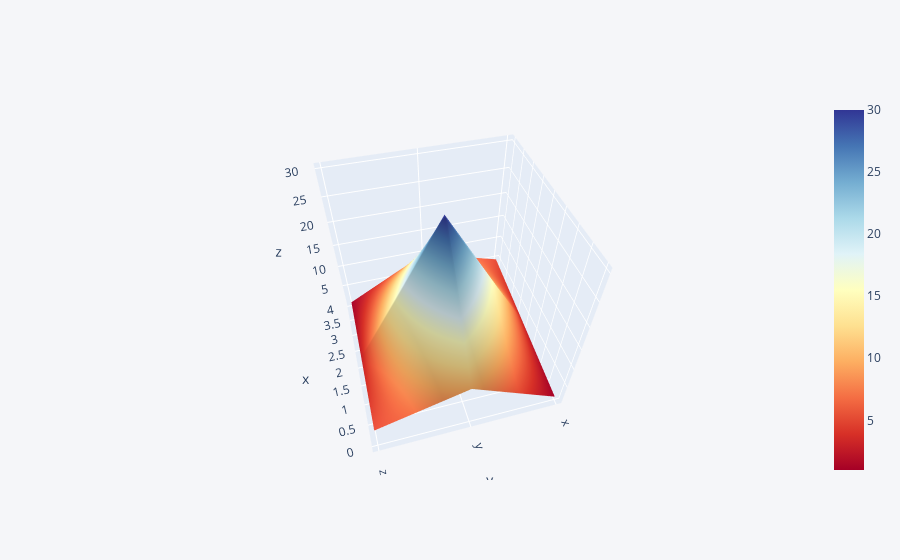

Notebook code for this chart:
### Code cell
df3.iplot(kind='surface',colorscale='rdylbu')

### Figure 1 — Plotly figure (JSON) as saved in the notebook; plotly's stock layout.template omitted (floating-point values rounded to 4 significant figures)
{"data": [{"colorscale": [[0, "rgb(165,0,38)"], [0.1, "rgb(215,48,39)"], [0.2, "rgb(244,109,67)"], [0.3, "rgb(253,174,97)"], [0.4, "rgb(254,224,144)"], [0.5, "rgb(255,255,191)"], [0.6, "rgb(224,243,248)"], [0.7, "rgb(171,217,233)"], [0.8, "rgb(116,173,209)"], [0.9, "rgb(69,117,180)"], [1, "rgb(49,54,149)"]], "type": "surface", "x": [0, 1, 2, 3, 4], "y": ["x", "y", "z"], "z": [[1, 2, 3, 4, 5], [10, 20, 30, 20, 10], [5, 4, 3, 2, 1]]}], "layout": {"autosize": true, "legend": {"bgcolor": "#F5F6F9", "font": {"color": "#4D5663"}}, "paper_bgcolor": "#F5F6F9", "plot_bgcolor": "#F5F6F9", "scene": {"aspectmode": "auto", "aspectratio": {"x": 1, "y": 1, "z": 1}, "camera": {"center": {"x": 0, "y": 0, "z": 0}, "eye": {"x": -1.49, "y": 0.4115, "z": 1.682}, "projection": {"type": "perspective"}, "up": {"x": 0, "y": 0, "z": 1}}}, "title": {"font": {"color": "#4D5663"}}, "xaxis": {"gridcolor": "#E1E5ED", "showgrid": true, "tickfont": {"color": "#4D5663"}, "title": {"font": {"color": "#4D5663"}, "text": ""}, "zerolinecolor": "#E1E5ED"}, "yaxis": {"gridcolor": "#E1E5ED", "showgrid": true, "tickfont": {"color": "#4D5663"}, "title": {"font": {"color": "#4D5663"}, "text": ""}, "zerolinecolor": "#E1E5ED"}}}
